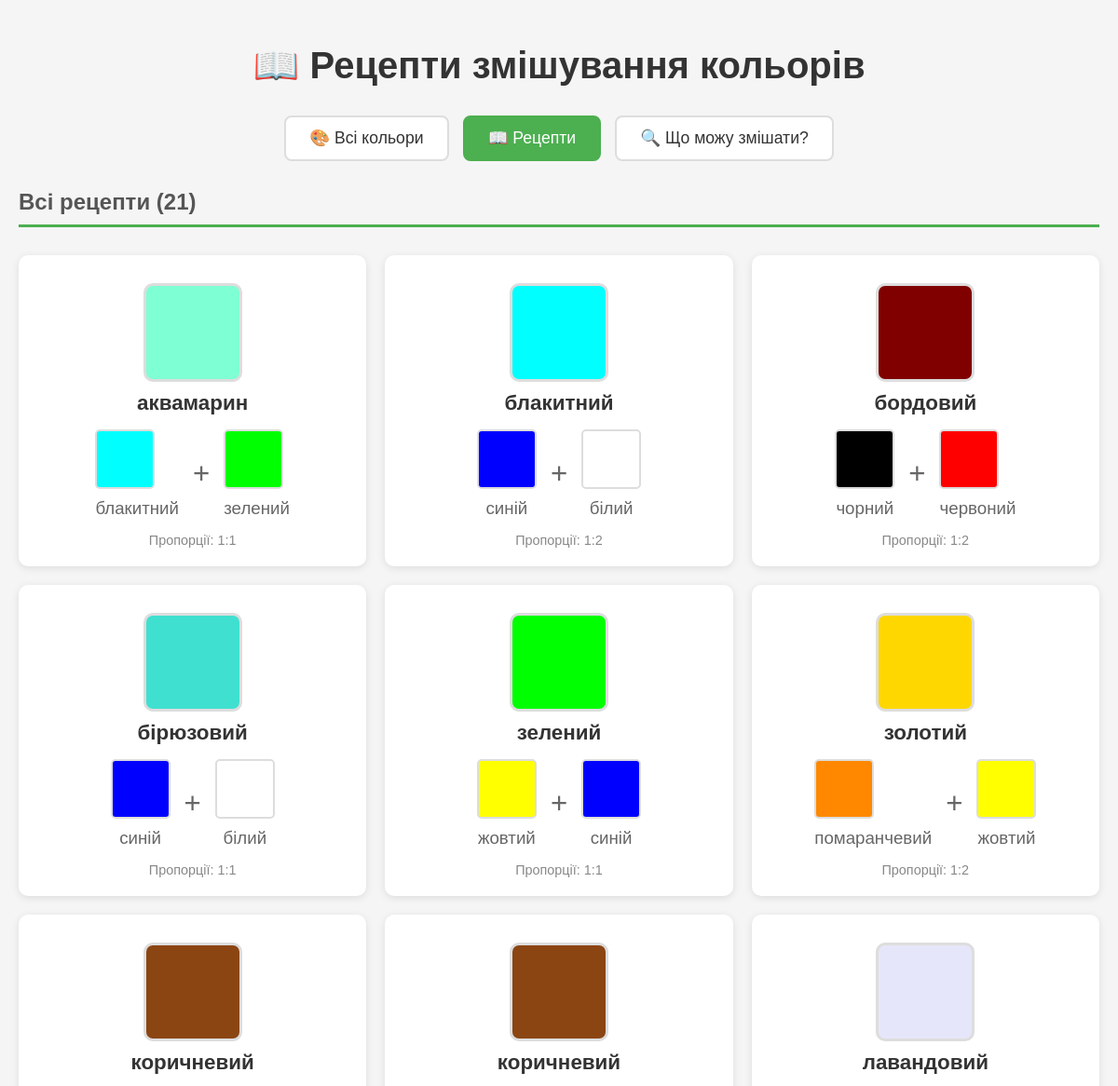
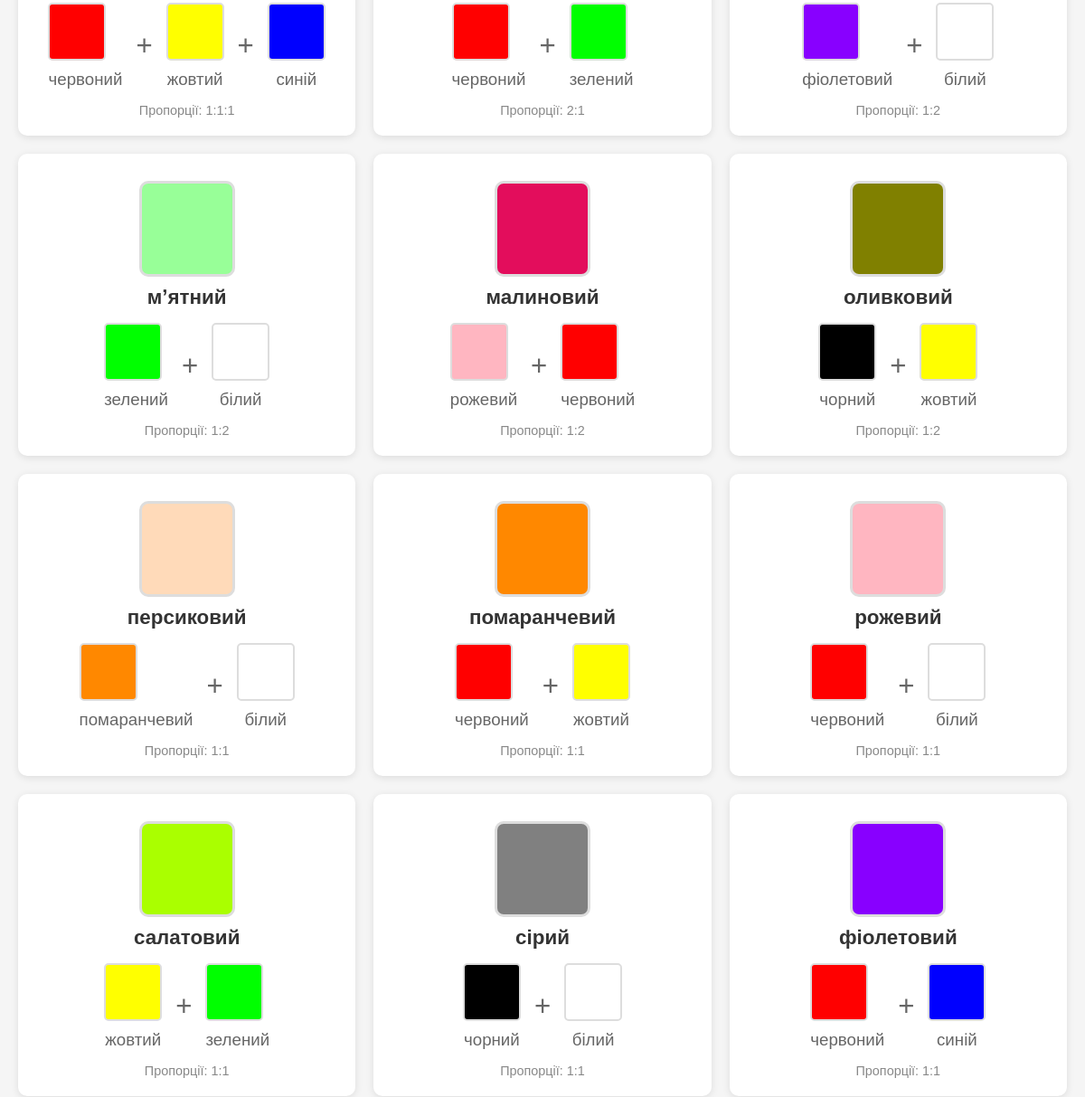
/colors/recipes/ (upper part), run on an earlier commit of the app's database (2 pictures, top to bottom).
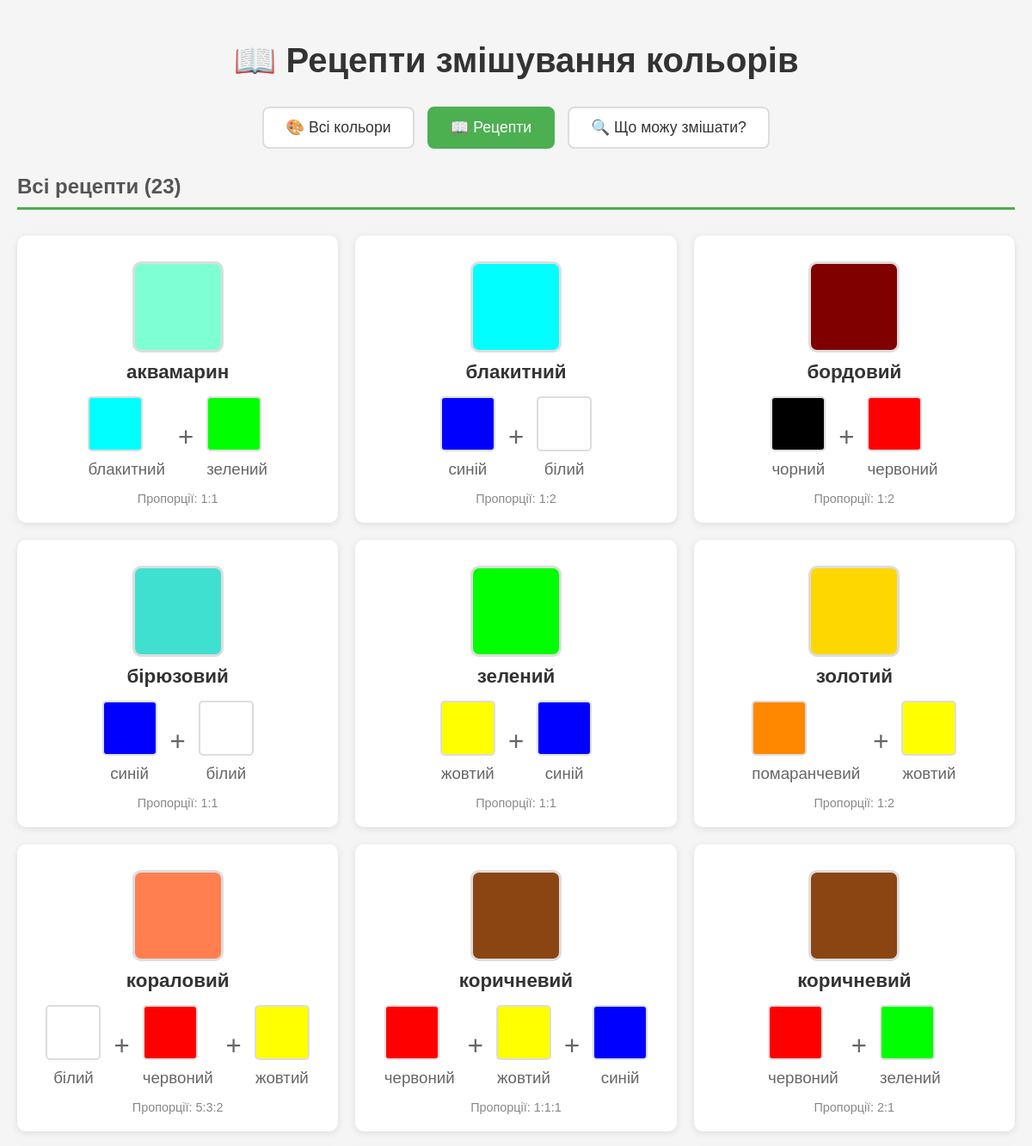
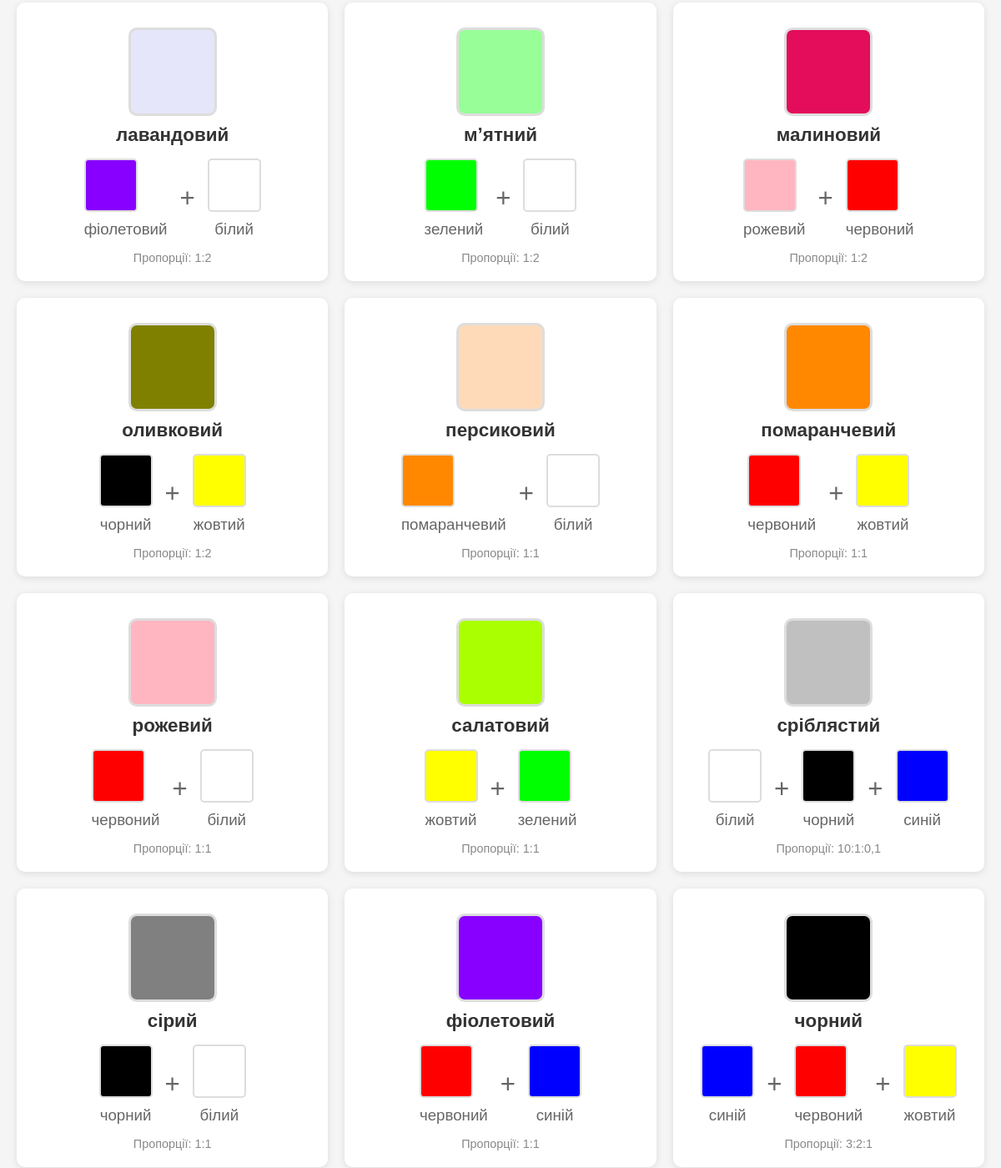
And on a later commit of the database (2 pictures, top to bottom).
### colors/models.py (models this page shows, shortened)
class Recipe(models.Model):
    result = models.ForeignKey(
        Color,
        on_delete=models.CASCADE,
        related_name="recipes",
        verbose_name="Результат"
    )
    proportions = models.CharField(max_length=20, verbose_name="Пропорції", default="1:1")
    created_at = models.DateTimeField(auto_now_add=True, verbose_name="Створено")
    class Meta:
        verbose_name = "Рецепт"
        verbose_name_plural = "Рецепти"

class Color(models.Model):
    name = models.CharField(max_length=50, unique=True, verbose_name="Назва")
    code = models.CharField(max_length=20, unique=True, verbose_name="Код")
    is_primary = models.BooleanField(default=False, verbose_name="Первинний")
    color = ColorField(default='#FFFFFF', verbose_name="Колір НЕХ")
    class Meta:
        verbose_name = "Колір"
        verbose_name_plural = "Кольори"
        ordering = ['name']

class RecipeIngredient(models.Model):
    recipe = models.ForeignKey(
        Recipe,
        on_delete=models.CASCADE,
        related_name="recipe_ingredients",
        verbose_name="Рецепт"
    )
    color = models.ForeignKey(
        Color,
        on_delete=models.CASCADE,
        verbose_name="Колір-інгрієнт"
    )
    order = models.IntegerField(default=0, verbose_name="Порядок")
    class Meta:
        verbose_name = "Інгредієнт"
        verbose_name_plural = "Інгредієнти"
        ordering = ["order"]

### colors/views.py (the view)
# urls.py: path("recipes/", views.recipe_list, name="recipe_list"),
def recipe_list(request):
    recipes = Recipe.objects.all().order_by("result__name")
    return render(request, "colors/recipe_list.html", {"recipes": recipes})

### colors/templates/colors/recipe_list.html (shortened to what this page needs)
<!DOCTYPE html>
<html lang="uk">
<head>
</head>
<body>
    <h1>📖 Рецепти змішування кольорів</h1>
<nav class="main-nav">
    <a href="{% url 'color_list' %}" class="nav-item">
        🎨 Всі кольори
    </a>
    <a href="{% url 'recipe_list' %}" class="nav-item active">
        📖 Рецепти
    </a>
    <a href="{% url 'what_can_i_mix' %}" class="nav-item">
        🔍 Що можу змішати?
    </a>
</nav>
    <h2>Всі рецепти ({{ recipes.count }})</h2>
    <div class="recipe-grid">
        {% for recipe in recipes %}
            <div class="recipe-card">
                <div class="result-square" style="background-color: {{ recipe.result.color }};"></div>
                <div class="result-name">{{ recipe.result.name }}</div>
                <div class="recipe-formula">
                    {% for ingredient in recipe.recipe_ingredients.all %}
                        <div>
                            <div class="color-mini" style="background-color: {{ ingredient.color.color }};"></div>
                            <div class="color-label">{{ ingredient.color.name }}</div>
                        </div>
                        {% if not forloop.last %}
                            <span style="font-size: 1.5em; color: #666;">+</span>
                        {% endif %}
                    {% endfor %}
                </div>
                <div class="proportions">Пропорції: {{ recipe.proportions }}</div>
            </div>
        {% empty %}
            <p>Рецептів поки немає</p>
        {% endfor %}
    </div>
</body>
</html>

What changed in the data, as far as the page shows it:
added Recipe: result.name "кораловий", proportions "5:3:2"
added RecipeIngredient: color.name "білий", shown under "кораловий"
added RecipeIngredient: color.name "червоний", shown under "кораловий"
added RecipeIngredient: color.name "жовтий", shown under "кораловий"
added Recipe: result.name "сріблястий", proportions "10:1:0,1"
added RecipeIngredient: color.name "білий", shown under "сріблястий"
added RecipeIngredient: color.name "чорний", shown under "сріблястий"
added RecipeIngredient: color.name "синій", shown under "сріблястий"
now on this page (row unchanged): Recipe: result.name "чорний", proportions "3:2:1"
now on this page (row unchanged): RecipeIngredient: color.name "синій", shown under "чорний"
now on this page (row unchanged): RecipeIngredient: color.name "червоний", shown under "чорний"
now on this page (row unchanged): RecipeIngredient: color.name "жовтий", shown under "чорний"
Also different on the page:
{{ recipes.count }}: "21" → "23"
